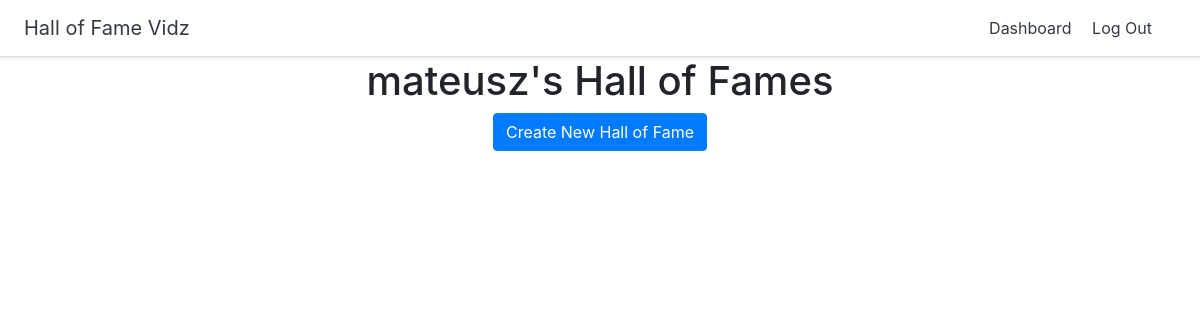
The app's page /dashboard (signed in), older data.
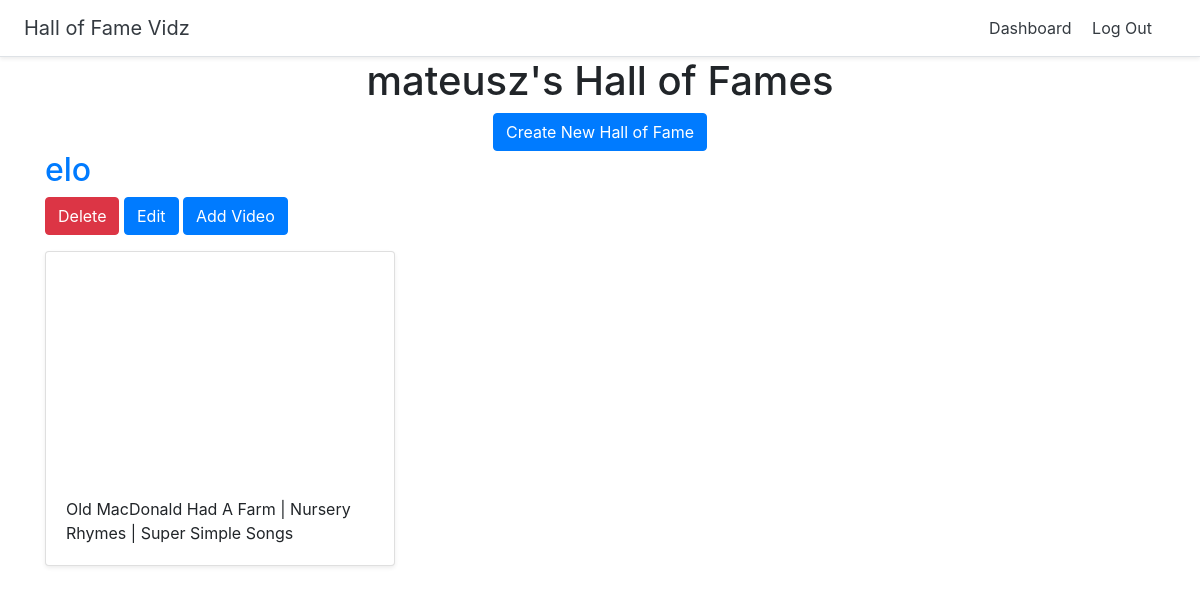
The same page, newer data.
### halls/models.py (models this page shows)
class Hall(models.Model):
    title = models.CharField(max_length=255)
    user = models.ForeignKey(User, on_delete=models.CASCADE)

class Video(models.Model):
    title = models.CharField(max_length=255)
    url = models.URLField()
    youtube_id = models.CharField(max_length=255)
    hall = models.ForeignKey(Hall, on_delete=models.CASCADE)

### halls/views.py (the view)
# urls.py: path('dashboard', views.dashboard, name='dashboard'),
def dashboard(request):
    halls = Hall.objects.filter(user=request.user)
    return render(request, 'halls/dashboard.html', {'halls':halls})

### halls/templates/halls/dashboard.html
{% extends 'halls/base.html' %}
{% block content %}
<div class="container">
  <div class="text-center">
    <h1>{{ user.username }}'s Hall of Fames</h1>
    <a href="{% url 'create_hall' %}" class="btn btn-primary">Create New Hall of Fame</a>
  </div>
    {% for hall in halls %}
<h2><a href="{% url 'detail_hall' hall.id %}">{{ hall.title }}</a></h2>
<a href="{% url 'delete_hall' hall.id %}" class="btn btn-danger">Delete</a>
<a href="{% url 'update_hall' hall.id %}" class="btn btn-primary">Edit</a>
<a href="{% url 'add_video' hall.id %}" class="btn btn-primary">Add Video</a>
    <div class="row">
      {% for video in hall.video_set.all %}
      <div class="col-md-4 mt-3">
        <div class="card mb-4 shadow-sm">
          <iframe width="100%" height="225" src="https://www.youtube.com/embed/{{ video.youtube_id }}" frameborder="0" allow="accelerometer; autoplay; encrypted-media; gyroscope; picture-in-picture" allowfullscreen></iframe>
          <div class="card-body">
            <p class="card-text">{{ video.title }}</p>
          </div>
        </div>
      </div>
      {% endfor %}
      </div>
    {% endfor %}
</div>
{% endblock %}

### halls/templates/halls/base.html (shortened to what this page needs)
<!doctype html>
<html lang="en">
{% load static %}
<head>
  <link rel="stylesheet" href="https://stackpath.bootstrapcdn.com/bootstrap/4.2.1/css/bootstrap.min.css">
  <link href="{% static 'custom.css' %}" rel="stylesheet">
</head>
<body>
  <div class="d-flex flex-column flex-md-row align-items-center p-3 px-md-4 bg-white border-bottom shadow-sm">
    <h5 class="my-0 mr-md-auto font-weight-normal"><a href="{% url 'home' %}" class="text-dark">Hall of Fame Vidz</a></h5>
    <nav class="my-2 my-md-0 mr-md-3">
      {% if user.is_authenticated %}
      <a class="p-2 text-dark" href="#">Dashboard</a>
      <a class="p-2 text-dark" href="{% url 'logout' %}">Log Out</a>
      {% else %}
      <a class="p-2 text-dark" href="{% url 'login' %}">Log In</a>
      {% endif %}
    </nav>
  </div>
  {% block content %}
  {% endblock %}
</body>
</html>

Row changes from the older to the newer data that the page shows:
added Hall: title "elo"
added Video: title "Old MacDonald Had A Farm | Nursery Rhymes | Super Simple Songs"
